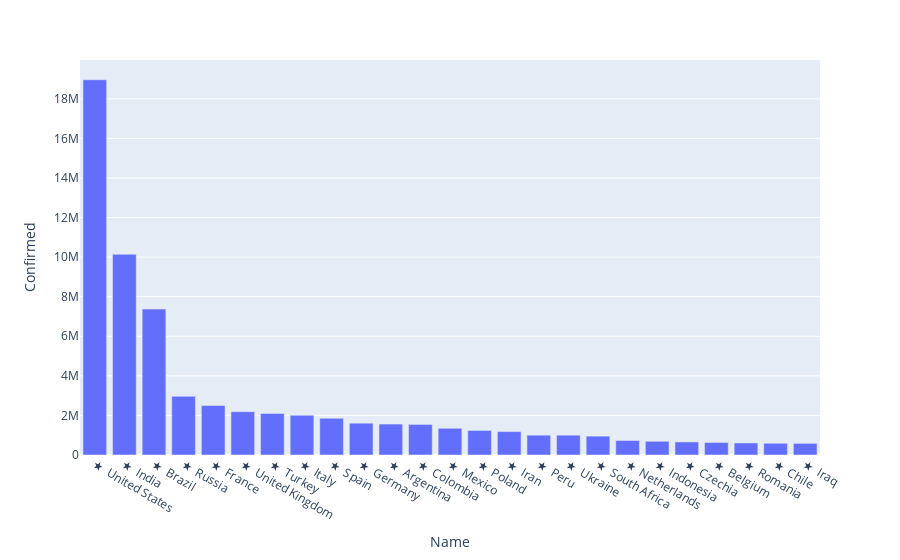

Write notebook code for a chart like this one.
### Code cell
#построение графика world_df на основе подтвержденных случаев по названиям стран.
def printFig(df, xType, yType):
    df = df.sort_values(yType, ascending = False)
    world_fig = px.bar(df[0:25], x = xType , y = yType)
    world_fig.show()
    
printFig(world_df, 'Name', "Confirmed")

### Figure 1 — Plotly figure (JSON) as saved in the notebook; plotly's stock layout.template omitted (floating-point values rounded to 4 significant figures)
{"data": [{"alignmentgroup": "True", "hovertemplate": "Name=%{x}<br>Confirmed=%{y}<extra></extra>", "legendgroup": "", "marker": {"color": "#636efa"}, "name": "", "offsetgroup": "", "orientation": "v", "showlegend": false, "textposition": "auto", "type": "bar", "x": ["★  United States", "★  India", "★  Brazil", "★  Russia", "★  France", "★  United Kingdom", "★  Turkey", "★  Italy", "★  Spain", "★  Germany", "★  Argentina", "★  Colombia", "★  Mexico", "★  Poland", "★  Iran", "★  Peru", "★  Ukraine", "★  South Africa", "★  Netherlands", "★  Indonesia", "★  Czechia", "★  Belgium", "★  Romania", "★  Chile", "★  Iraq"], "xaxis": "x", "y": [18964993, 10145006, 7374775, 2963688, 2505875, 2188587, 2100712, 2009317, 1854951, 1607338, 1563865, 1544826, 1350079, 1239998, 1183182, 1002263, 1001132, 954258, 732570, 692838, 660461, 632321, 608561, 593310, 588803], "yaxis": "y"}], "layout": {"barmode": "relative", "legend": {"tracegroupgap": 0}, "margin": {"t": 60}, "xaxis": {"anchor": "y", "domain": [0, 1], "title": {"text": "Name"}}, "yaxis": {"anchor": "x", "domain": [0, 1], "title": {"text": "Confirmed"}}}}
